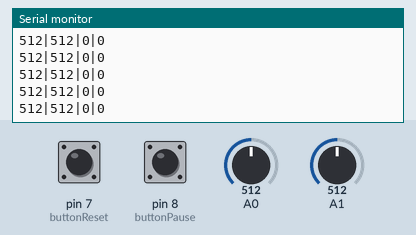
Recording of a sketch running on a simulated Arduino Uno, built with avr-gcc and run on an emulated ATmega328P. Parts: the last lines printed to the serial monitor. The inputs (shaded band) are chosen by the test bench; at power-on: A1 = 512, pin 7 (buttonReset) LOW, pin 8 (buttonPause) LOW, A0 = 512.

Above: at 2.7 s.
2.8 s: A1 set to 984
At 2.86 s:
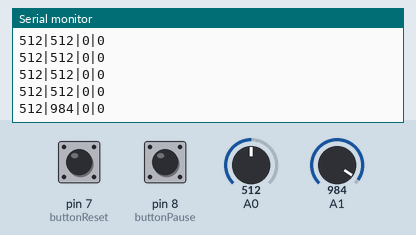
5.8 s: A1 set to 1006
At 5.81 s:
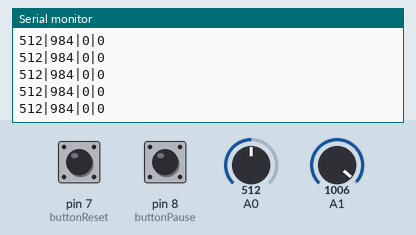
Timing chart, 0 to 8.8 s (numbered marks = the images above; inputs shaded):
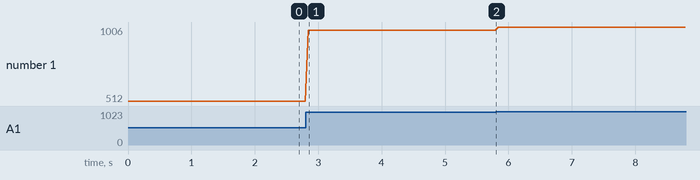

Measured:
- after the input at 2.8 s, the serial monitor: prints a new line after 0.05 s (image 1)
- plotted number 1: 512 → 984 after the input at 2.8 s, 984 → 1006 after the input at 5.8 s

The sketch:

pongard.ino
```cpp
const int buttonPause = 8;
const int buttonReset = 7;

int pause = 0;
int reset = 0;
boolean paused = false;

void setup()
{
  pinMode(buttonPause,INPUT);
  pinMode(buttonReset,INPUT);
  pinMode(0,INPUT);
  pinMode(1,INPUT);  // Seta pino A0 e A1 como entrada
  Serial.begin(9600);   // Inicia comunicação serial
}

void loop()
{
  int readinga0 = analogRead(0); //Lê porta A0 (Potenciometro 1)
  int readinga1 = analogRead(1); //Lê porta A1 (Potenciometro 2)
   if ((digitalRead(buttonPause)) and (paused == false))
   {
      pause = 1;
      paused = true;
      delay(100);
   }
   else if ((digitalRead(buttonPause)) and (paused == true))
   {
      pause = 0;
      paused = false;
      delay(100);
   }
  if (digitalRead(buttonReset))
  {
    reset = 1;
  }

  String sendstr=(String)readinga0+"|"+(String)readinga1+"|"+(String)pause+"|"+(String)reset; //Coloca separador entre os valores
  reset = 0;
  Serial.println(sendstr); //Manda string para serial
  delay(50);
}
```
